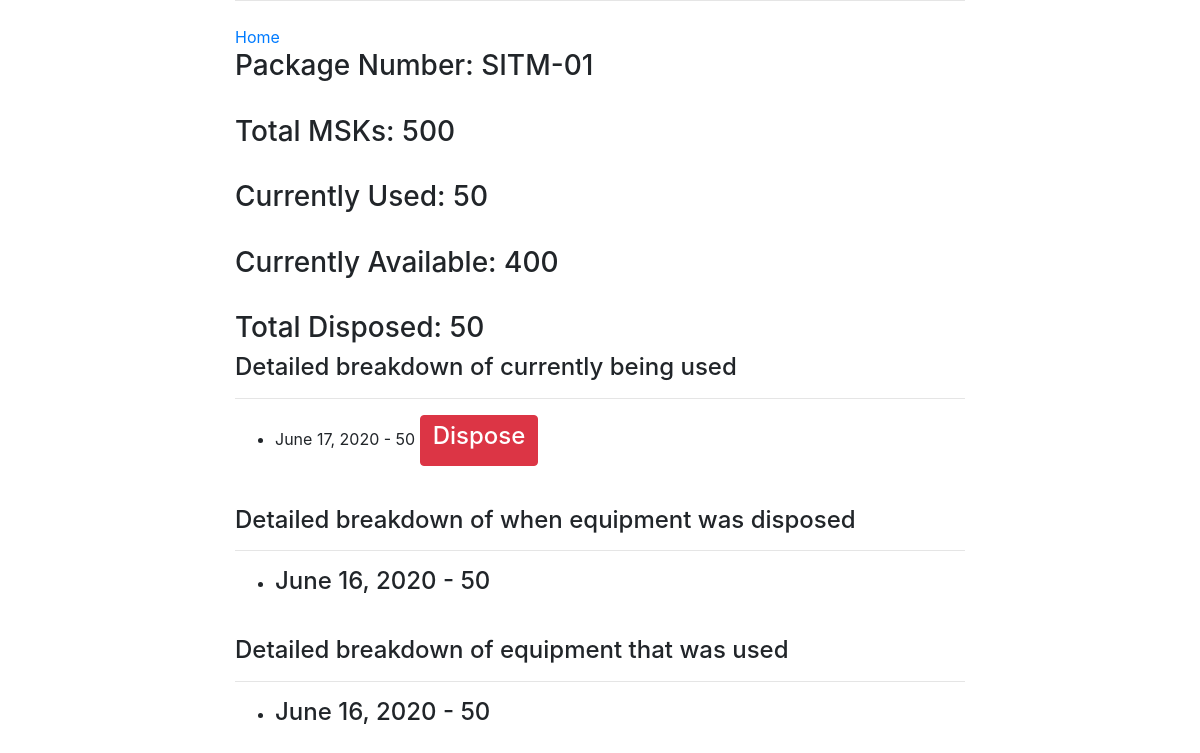
/detailed_equipment/1 (signed in), run on an earlier commit of the app's database.
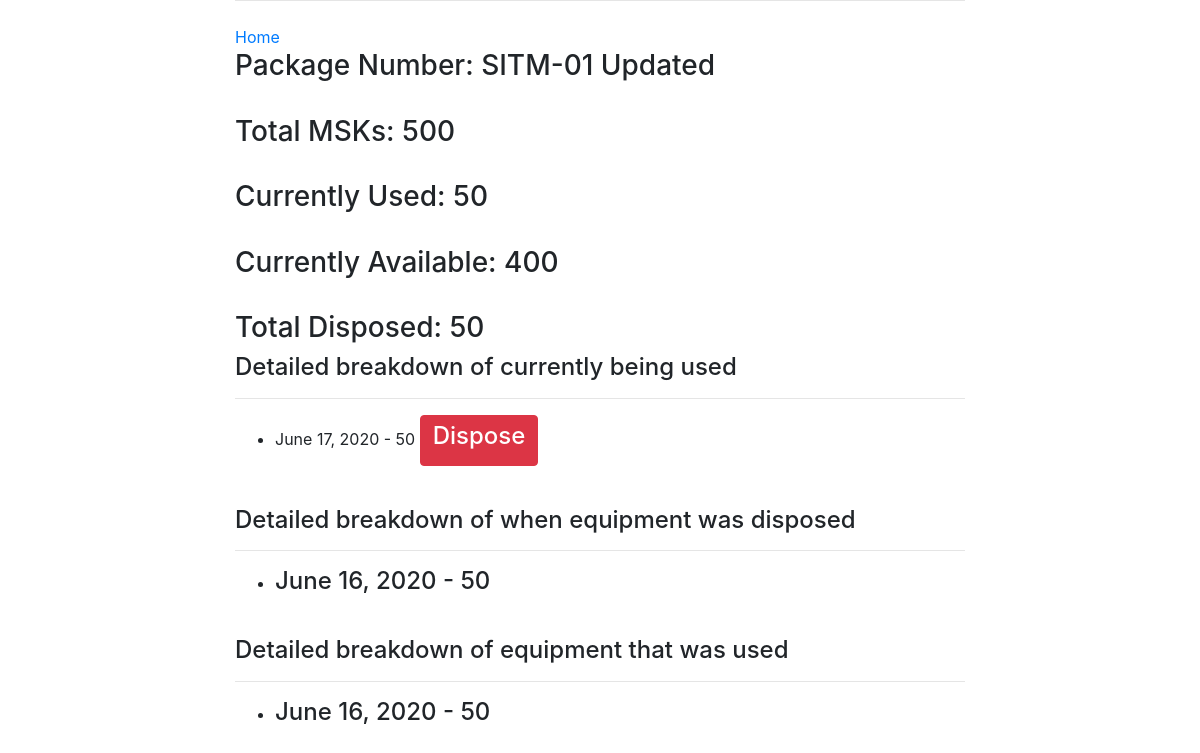
And on a later commit of the database.
### stocks/models.py (models this page shows, shortened)
class Equipment(models.Model):
    MASK = 'MSK'
    GOWN = 'GWN'
    GOGGLE = 'GOG'
    CAP = 'CPS'
    ITEM_NAME_CHOICES = [
        (MASK, 'Mask'),
        (GOWN, 'Gown'),
        (GOGGLE, 'Goggle'),
        (CAP, 'Cap'),
    ]
    GOOD = 'GOOD'
    BAD = 'BAD'
    CONDITION_CHOICES = [
        (GOOD, 'Good'),
        (BAD, 'Bad'),
    ]
    LGU = 'LG'
    DONATION = 'DN'
    SUPPLIER_CHOICES = [
        (LGU, 'Local Government Unit'),
        (DONATION, 'Donation'),
    ]
    package_number = models.CharField(max_length=200, unique=True)
    item_name = models.CharField(
                    max_length=3,
                    choices=ITEM_NAME_CHOICES,
                    default=MASK,
                    )
    qty_per_package = models.IntegerField()
    condition_upon_received = models.CharField(
                    max_length=6,
                    choices=CONDITION_CHOICES,
                    default=GOOD,
                    )
    supplier = models.CharField(
                    max_length=2,
                    choices=SUPPLIER_CHOICES,
                    default=LGU,
                    )
    received_by = models.CharField(max_length=200)
    checked_by = models.CharField(max_length=200)
    date_of_receipt = models.DateField()
    is_deleted = models.BooleanField(default=False)

### stocks/views.py (the view)
# urls.py: path('detailed_equipment/<int:id>', views.detailed_equipment, name='detailed_equipment'),
@login_required
def detailed_equipment(request, id):
    template_name = 'equipment/detailed_equipment.html'
    equipment = Equipment.objects.get(id=id)
    total_used_equipment = Used.objects.all().filter(equipment=id).filter(is_used=True)
    disposed = DisposedEquipment.objects.all().filter(equipment=id)
    not_used_equipment = Used.objects.all().filter(equipment=id).filter(is_used=False)
    total_disposed = 0
    for dis in disposed:
        total_disposed += dis.qty_to_be_disposed
    total_used = 0
    for use in total_used_equipment:
        total_used += use.qty_to_be_used
    total_available = equipment.qty_per_package - total_used - total_disposed
    context = {
        'equipment': equipment,
        'total_used': total_used,
        'total_available': total_available,
        'total_used_equipment': total_used_equipment,
        'total_disposed': total_disposed,
        'disposed': disposed,
        'not_used_equipment': not_used_equipment,
    }
    return render(request, template_name, context=context)

### templates/equipment/detailed_equipment.html (shortened to what this page needs)
{% extends 'base.html' %}
{% block content %}
	<a href="{% url 'home' %}">Home</a>
	<br>
	<h3>Package Number:	{{ equipment.package_number }} </h3>
	<br>
	<h3>Total {{ equipment.item_name }}s:	{{ equipment.qty_per_package }} </h3>
	<br>
	<h3>Currently Used: {{ total_used }}</h3>
	<br>
	<h3>Currently Available: {{ total_available }}</h3>
	<br>
	<h3>Total Disposed: {{ total_disposed }}</h3>
	<h4>Detailed breakdown of currently being used</h4>
	{% for use in total_used_equipment %}
	<hr>
		<ul>
			<li>{{ use.date_being_used }} - {{ use.qty_to_be_used }}
				 <a href="{% url 'dispose_equipment' use.pk %}" class="btn btn-danger"><h4>Dispose</h4></a></li>
		</ul>
	{% endfor %}
	<br>
	<h4>Detailed breakdown of when equipment was disposed</h4>
	{% for dis in disposed %}
	<hr>
		<ul>
			<li>
				<h4>{{ dis.date_disposed}} - {{ dis.qty_to_be_disposed }}</h4>
			</li>
		</ul>
	{% endfor %}
	<br>
	<h4>Detailed breakdown of equipment that was used</h4>
	{% for not_used in not_used_equipment %}
	<hr>
	<ul>
		<li>
					<h4>{{ not_used.date_being_used }} - {{ not_used.qty_to_be_used }}</h4>
		</li>
	</ul>
	{% endfor %}
{% endblock content %}

What changed in the data, as far as the page shows it:
changed Equipment "MSK": package_number "SITM-01" → "SITM-01 Updated"
